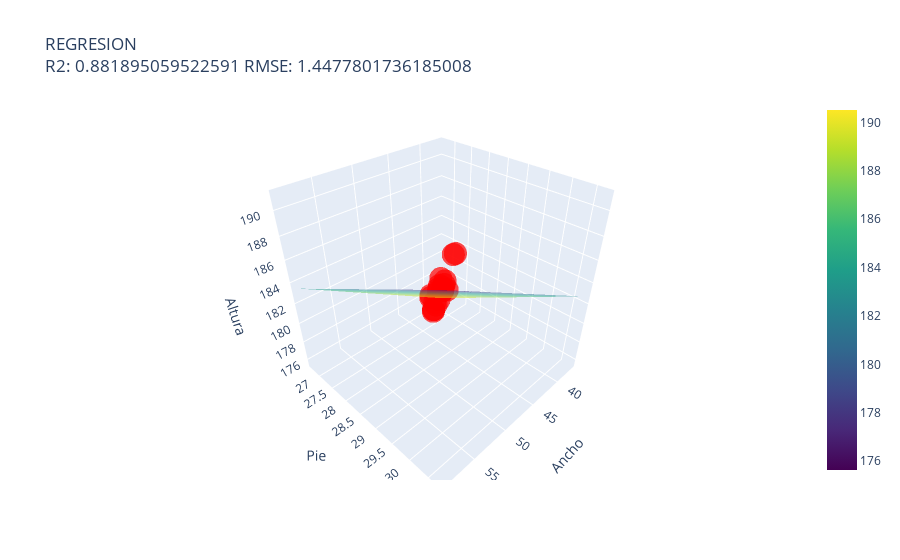

Notebook code for this chart:
### Code cell
# Definir rangos para las variables independientes
x1_range = np.linspace(min(x_train_pb[:, 0]), max(x_train_pb[:, 0]), 20)
x2_range = np.linspace(min(x_train_pb[:, 1]), max(x_train_pb[:, 1]), 20)
x1_mesh, x2_mesh = np.meshgrid(x1_range, x2_range)

# Escalar el meshgrid para predicción
x_mesh_scaled = ss_pb.transform(np.vstack((x1_mesh.ravel(), x2_mesh.ravel())).T)

# Predecir los valores con el modelo escalado
y_mesh_scaled = modelo_pb.predict(x_mesh_scaled)

# Crear scatterplot 3D de los puntos reales
scatter = go.Scatter3d(
    x=x_test_pb[:, 0], y=x_test_pb[:, 1], z=y_test_pb,
    mode='markers',
    marker=dict(size=8, color='red', opacity=0.7)
)

# Crear el plano de regresión
surface = go.Surface(
    x=x1_mesh, y=x2_mesh, z=y_mesh_scaled.reshape(x1_mesh.shape),
    colorscale='Viridis', opacity=0.5
)

# Configuración del layout
layout = go.Layout(
    title=f"REGRESION<br>R2: {r2_score(y_test_pb, pb_pred)} RMSE: {root_mean_squared_error(y_test_pb, pb_pred)}",
    scene=dict(
        xaxis_title='Ancho',
        yaxis_title='Pie',
        zaxis_title='Altura'
    )
)

# Crear la figura
fig = go.Figure(data=[scatter, surface], layout=layout)

# Mostrar la figura interactiva
fig.show()

### Figure 1 — Plotly figure (JSON) as saved in the notebook; plotly's stock layout.template omitted (floating-point values rounded to 4 significant figures; data arrays with more than 128 entries replaced by an {"elided": "..."} marker saying what was removed)
{"data": [{"marker": {"color": "red", "opacity": 0.7, "size": 8}, "mode": "markers", "type": "scatter3d", "x": [53, 42, 50, 43, 43, 51, 50, 42, 49, 49, 47, 52, 52, 49, 48, 44, 55, 49, 45, 50], "y": [29.9, 27.3, 29.1, 27.5, 27.5, 29.3, 29, 27.4, 28.8, 28.9, 28.3, 29.4, 29.5, 28.9, 28.6, 27.6, 30.2, 28.8, 27.8, 29.2], "z": [190, 176, 185, 177, 177, 186, 185, 177, 183, 184, 181, 187, 187, 184, 183, 179, 191, 184, 180, 185]}, {"colorscale": [[0, "#440154"], [0.1111, "#482878"], [0.2222, "#3e4989"], [0.3333, "#31688e"], [0.4444, "#26828e"], [0.5556, "#1f9e89"], [0.6667, "#35b779"], [0.7778, "#6ece58"], [0.8889, "#b5de2b"], [1, "#fde725"]], "opacity": 0.5, "type": "surface", "x": {"elided": "20x20 float values"}, "y": {"elided": "20x20 float values"}, "z": {"elided": "20x20 float values"}}], "layout": {"scene": {"xaxis": {"title": {"text": "Ancho"}}, "yaxis": {"title": {"text": "Pie"}}, "zaxis": {"title": {"text": "Altura"}}}, "title": {"text": "REGRESION<br>R2: 0.881895059522591 RMSE: 1.4477801736185008"}}}
